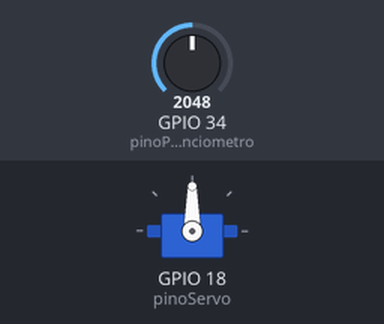
This sketch was run on a simulated ESP32. Shown: servo. The test bench sets the inputs (shaded band); at power-on: GPIO 34 (pinoPotenciometro) = 2048. WiFi joins after 1.5 s; servers stay silent unless stated; uploads are accepted with an empty reply; what the sketch prints to the serial monitor is not drawn.

Above: at 2.7 s.
2.8 s: GPIO 34 (pinoPotenciometro) set to 2866
At 3.6 s:
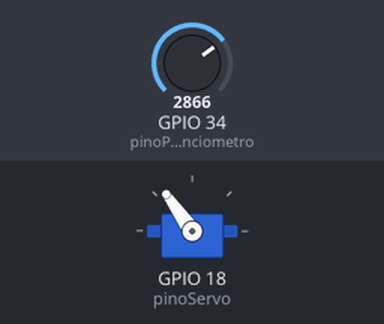
4.3 s: GPIO 34 (pinoPotenciometro) set to 3603
At 4.9 s:
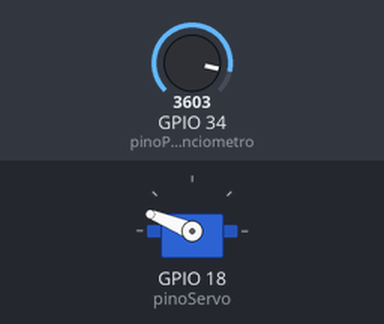
5.8 s: GPIO 34 (pinoPotenciometro) set to 4095
At 6.2 s:
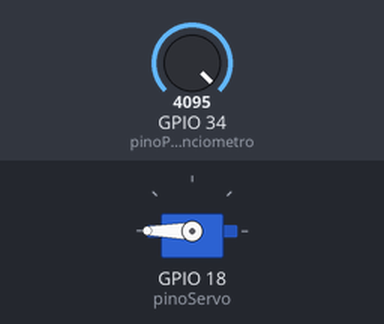
7.3 s: GPIO 34 (pinoPotenciometro) set to 1228
At 8.5 s:
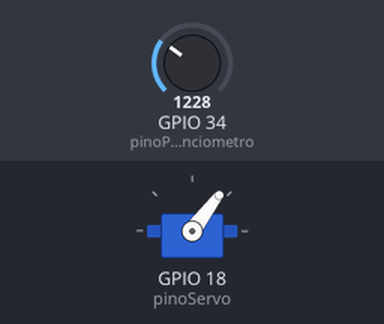
8.8 s: GPIO 34 (pinoPotenciometro) set to 491
At 9.9 s:
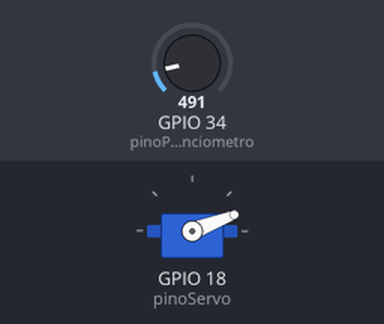
Timing chart, 0 to 11.3 s (numbered marks = the images above; inputs shaded):
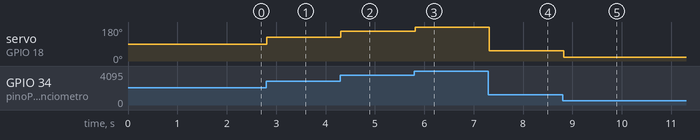

Measured:
- after the input at 2.8 s, servo on GPIO 18 (pinoServo): 90° → 125° at once
- after the input at 4.3 s, servo on GPIO 18 (pinoServo): 125° → 158° at once
- after the input at 5.8 s, servo on GPIO 18 (pinoServo): 158° → 180° at once
- after the input at 7.3 s, servo on GPIO 18 (pinoServo): 180° → 53° at once
- after the input at 8.8 s, servo on GPIO 18 (pinoServo): 53° → 21° at once

The sketch:

main.ino
```cpp
/*
 * PRÁTICA 2 (Adaptada):
 * Pegamos o código da Prática 1 (Arduino) e adaptamos
 * para o ESP32, adicionando a conexão Wi-Fi.
 */

// --- MUDANÇA 1: Bibliotecas ---
// A biblioteca Servo é diferente no ESP32
#include <ESP32Servo.h>
// Bibliotecas novas para a Internet
#include <WiFi.h>
#include <HTTPClient.h>

// --- Configuração da Rede (Novo) ---
const char *ssid = "Wokwi-GUEST";
const char *password = "";
const char *postEndpoint = "https://httpbin.org/post";

// --- MUDANÇA 2: Pinos ---
// Os pinos físicos são diferentes no ESP32
const int pinoPotenciometro = 34; // Usar um pino ADC (ex: 34)
const int pinoServo = 18;         // Usar um pino GPIO (ex: 18)

// --- Objetos (Quase igual) ---
Servo meuServo;
HTTPClient http; // Objeto novo para a rede

// --- Variável de Controle (Novo) ---
// Para evitar enviar dados para a nuvem sem parar (SPAM)
int anguloAnterior = -1;

void setup()
{
  // --- MUDANÇA 3: Velocidade do Serial ---
  Serial.begin(115200); // ESP32 usa 115200 por padrão

  // --- Parte do Servo (Igual) ---
  meuServo.attach(pinoServo);
  pinMode(pinoPotenciometro, INPUT);

  // --- Bloco de Conexão Wi-Fi (Novo) ---
  Serial.print("Conectando na rede: ");
  Serial.println(ssid);
  WiFi.begin(ssid, password);
  while (WiFi.status() != WL_CONNECTED)
  {
    delay(500);
    Serial.print(".");
  }
  Serial.println("\nWiFi Conectado!");
  Serial.println("-------------------------");
}

void loop()
{
  // --- PARTE 1: LÓGICA DO SERVO (Quase igual) ---

  int valorLido = analogRead(pinoPotenciometro);

  // --- MUDANÇA 4: Resolução do Sensor ---
  // O ESP32 lê de 0 a 4095 (12-bit)
  // O Arduino lia de 0 a 1023 (10-bit)
  int angulo = map(valorLido, 0, 4095, 0, 180);

  meuServo.write(angulo);


  // --- PARTE 2: LÓGICA DE REDE (Novo) ---

  // Só envia o dado para a nuvem se o ângulo realmente mudou
  if (angulo != anguloAnterior)
  {

    // Monta o pacote de dados (JSON)
    String jsonPayload = "{\"angulo\":" + String(angulo) + "}";

    // Envia os dados
    http.begin(postEndpoint);
    http.addHeader("Content-Type", "application/json");
    int httpCode = http.POST(jsonPayload);

    // Confere se deu certo
    if (httpCode == 200)
    { // 200 = OK
      Serial.println(">>> Dados enviados para a nuvem com sucesso!");
      // String resposta = http.getString(); // Descomente se quiser ver a resposta
      // Serial.println(resposta);
    }
    else
    {
      Serial.printf(">>> Erro ao enviar dados. Codigo: %d\n", httpCode);
    }

    http.end(); // Fecha a conexão

    anguloAnterior = angulo; // Atualiza o último ângulo enviado
  }

  // --- Delay (Igual) ---
  delay(50); // Delay um pouco maior para dar tempo à rede
}
```
